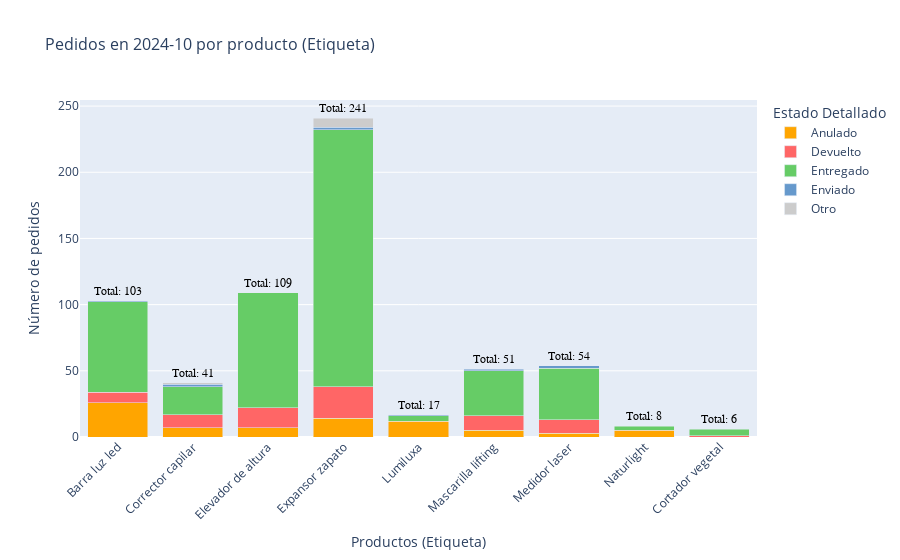
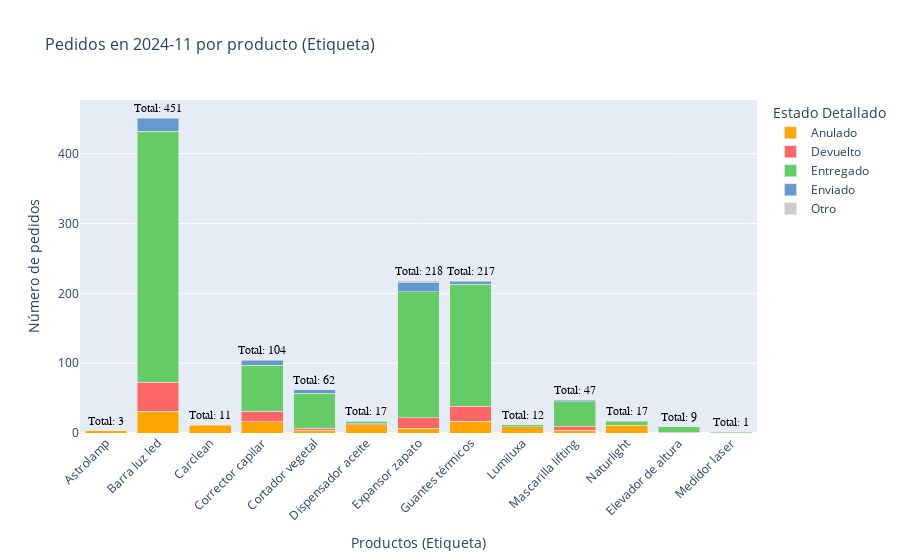
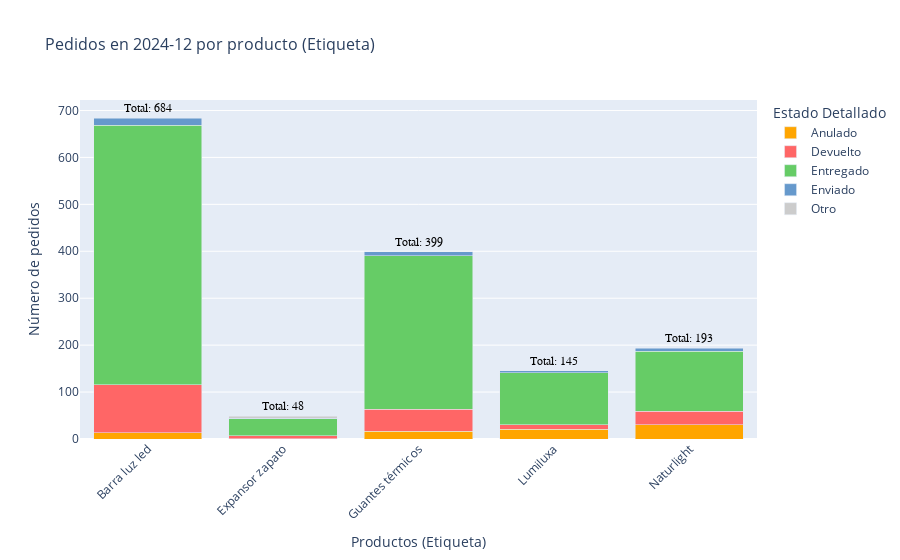
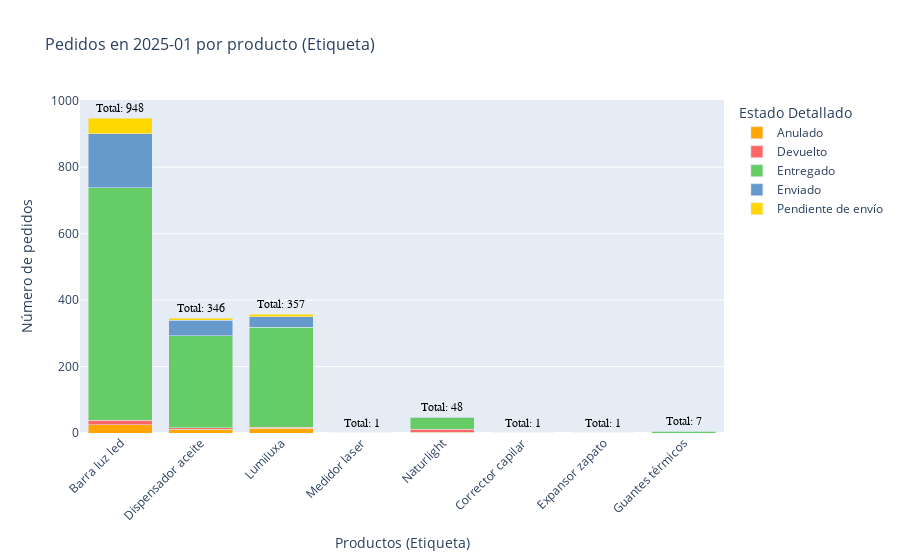

Notebook source saved alongside these figures, in order:
### Code cell
import plotly.express as px
import pandas as pd

def plot_orders_by_month_and_product_plotly(df):
    """
    Genera gráficos por Año y Mes que muestran los pedidos agrupados por productos (Etiqueta) dentro de cada gráfico.
    Cada barra se separa por color en función del Estado Detallado.

    Parámetros:
        df (pd.DataFrame): DataFrame que contiene los datos procesados.

    Retorna:
        None: Muestra los gráficos directamente.
    """
    # Asegurarse de que las columnas necesarias existen
    required_columns = ["Año", "Mes", "Etiqueta", "Estado Detallado"]
    for col in required_columns:
        if col not in df.columns:
            raise ValueError(f"La columna requerida '{col}' no existe en el DataFrame.")

    # Iterar por cada año y mes únicos en los datos
    for año in sorted(df["Año"].unique()):
        for mes in sorted(df["Mes"].unique()):
            # Filtrar los datos para el año y mes actuales
            data_mes = df[(df["Año"] == año) & (df["Mes"] == mes)]

            if not data_mes.empty:
                # Agrupar los datos
                grouped = data_mes.groupby(["Etiqueta", "Estado Detallado"]).size().reset_index(name="Cantidad")

                # Crear el gráfico interactivo con Plotly
                fig = px.bar(
                    grouped,
                    x="Etiqueta",
                    y="Cantidad",
                    color="Estado Detallado",
                    title=f"Pedidos en {año}-{mes:02d} por producto (Etiqueta)",
                    color_discrete_map={
                        "Pendiente de envío": "#FFD700",  # Amarillo
                        "Enviado": "#6699CC",           # Azul
                        "Entregado": "#66CC66",         # Verde brillante
                        "Anulado": "#FFA500",           # Naranja
                        "Devuelto": "#FF6666",          # Rojo claro
                        "Otro": "#CCCCCC"               # Gris
                    },
                    labels={"Cantidad": "Número de pedidos", "Etiqueta": "Productos"},
                    barmode="stack",
                )

                # Agregar texto total encima de cada barra
                grouped_totals = grouped.groupby("Etiqueta")["Cantidad"].sum().reset_index()
                for i, row in grouped_totals.iterrows():
                    fig.add_annotation(
                        x=row["Etiqueta"],
                        y=row["Cantidad"],
                        text=f"Total: {int(row['Cantidad'])}",
                        showarrow=False,
                        yshift=10,
                        font=dict(size=12, color="black", family="Arial"),
                    )

                # Configurar diseño del gráfico
                fig.update_layout(
                    xaxis_title="Productos (Etiqueta)",
                    yaxis_title="Número de pedidos",
                    legend_title="Estado Detallado",
                    title_font_size=16,
                    xaxis_tickangle=-45,
                )

                # Mostrar el gráfico
                fig.show()

# Llama a la función con tu DataFrame
plot_orders_by_month_and_product_plotly(transformed_data)

### Figure 1 — Plotly figure (JSON) as saved in the notebook; plotly's stock layout.template omitted (floating-point values rounded to 4 significant figures)
{"data": [{"alignmentgroup": "True", "hovertemplate": "Estado Detallado=Anulado<br>Productos=%{x}<br>Número de pedidos=%{y}<extra></extra>", "legendgroup": "Anulado", "marker": {"color": "#FFA500", "pattern": {"shape": ""}}, "name": "Anulado", "offsetgroup": "Anulado", "orientation": "v", "showlegend": true, "textposition": "auto", "type": "bar", "x": ["Barra luz led", "Corrector capilar", "Elevador de altura", "Expansor zapato", "Lumiluxa", "Mascarilla lifting", "Medidor laser", "Naturlight"], "xaxis": "x", "y": [26, 7, 7, 14, 12, 5, 3, 5], "yaxis": "y"}, {"alignmentgroup": "True", "hovertemplate": "Estado Detallado=Devuelto<br>Productos=%{x}<br>Número de pedidos=%{y}<extra></extra>", "legendgroup": "Devuelto", "marker": {"color": "#FF6666", "pattern": {"shape": ""}}, "name": "Devuelto", "offsetgroup": "Devuelto", "orientation": "v", "showlegend": true, "textposition": "auto", "type": "bar", "x": ["Barra luz led", "Corrector capilar", "Cortador vegetal", "Elevador de altura", "Expansor zapato", "Mascarilla lifting", "Medidor laser"], "xaxis": "x", "y": [8, 10, 1, 15, 24, 11, 10], "yaxis": "y"}, {"alignmentgroup": "True", "hovertemplate": "Estado Detallado=Entregado<br>Productos=%{x}<br>Número de pedidos=%{y}<extra></extra>", "legendgroup": "Entregado", "marker": {"color": "#66CC66", "pattern": {"shape": ""}}, "name": "Entregado", "offsetgroup": "Entregado", "orientation": "v", "showlegend": true, "textposition": "auto", "type": "bar", "x": ["Barra luz led", "Corrector capilar", "Cortador vegetal", "Elevador de altura", "Expansor zapato", "Lumiluxa", "Mascarilla lifting", "Medidor laser", "Naturlight"], "xaxis": "x", "y": [68, 21, 5, 87, 194, 4, 34, 39, 3], "yaxis": "y"}, {"alignmentgroup": "True", "hovertemplate": "Estado Detallado=Enviado<br>Productos=%{x}<br>Número de pedidos=%{y}<extra></extra>", "legendgroup": "Enviado", "marker": {"color": "#6699CC", "pattern": {"shape": ""}}, "name": "Enviado", "offsetgroup": "Enviado", "orientation": "v", "showlegend": true, "textposition": "auto", "type": "bar", "x": ["Barra luz led", "Corrector capilar", "Expansor zapato", "Lumiluxa", "Mascarilla lifting", "Medidor laser"], "xaxis": "x", "y": [1, 2, 2, 1, 1, 2], "yaxis": "y"}, {"alignmentgroup": "True", "hovertemplate": "Estado Detallado=Otro<br>Productos=%{x}<br>Número de pedidos=%{y}<extra></extra>", "legendgroup": "Otro", "marker": {"color": "#CCCCCC", "pattern": {"shape": ""}}, "name": "Otro", "offsetgroup": "Otro", "orientation": "v", "showlegend": true, "textposition": "auto", "type": "bar", "x": ["Corrector capilar", "Expansor zapato"], "xaxis": "x", "y": [1, 7], "yaxis": "y"}], "layout": {"annotations": [{"font": {"color": "black", "family": "Arial", "size": 12}, "showarrow": false, "text": "Total: 103", "x": "Barra luz led", "y": 103, "yshift": 10}, {"font": {"color": "black", "family": "Arial", "size": 12}, "showarrow": false, "text": "Total: 41", "x": "Corrector capilar", "y": 41, "yshift": 10}, {"font": {"color": "black", "family": "Arial", "size": 12}, "showarrow": false, "text": "Total: 6", "x": "Cortador vegetal", "y": 6, "yshift": 10}, {"font": {"color": "black", "family": "Arial", "size": 12}, "showarrow": false, "text": "Total: 109", "x": "Elevador de altura", "y": 109, "yshift": 10}, {"font": {"color": "black", "family": "Arial", "size": 12}, "showarrow": false, "text": "Total: 241", "x": "Expansor zapato", "y": 241, "yshift": 10}, {"font": {"color": "black", "family": "Arial", "size": 12}, "showarrow": false, "text": "Total: 17", "x": "Lumiluxa", "y": 17, "yshift": 10}, {"font": {"color": "black", "family": "Arial", "size": 12}, "showarrow": false, "text": "Total: 51", "x": "Mascarilla lifting", "y": 51, "yshift": 10}, {"font": {"color": "black", "family": "Arial", "size": 12}, "showarrow": false, "text": "Total: 54", "x": "Medidor laser", "y": 54, "yshift": 10}, {"font": {"color": "black", "family": "Arial", "size": 12}, "showarrow": false, "text": "Total: 8", "x": "Naturlight", "y": 8, "yshift": 10}], "barmode": "stack", "legend": {"title": {"text": "Estado Detallado"}, "tracegroupgap": 0}, "title": {"font": {"size": 16}, "text": "Pedidos en 2024-10 por producto (Etiqueta)"}, "xaxis": {"anchor": "y", "domain": [0, 1], "tickangle": -45, "title": {"text": "Productos (Etiqueta)"}}, "yaxis": {"anchor": "x", "domain": [0, 1], "title": {"text": "Número de pedidos"}}}}

### Figure 2 — Plotly figure (JSON) as saved in the notebook; plotly's stock layout.template omitted (floating-point values rounded to 4 significant figures)
{"data": [{"alignmentgroup": "True", "hovertemplate": "Estado Detallado=Anulado<br>Productos=%{x}<br>Número de pedidos=%{y}<extra></extra>", "legendgroup": "Anulado", "marker": {"color": "#FFA500", "pattern": {"shape": ""}}, "name": "Anulado", "offsetgroup": "Anulado", "orientation": "v", "showlegend": true, "textposition": "auto", "type": "bar", "x": ["Astrolamp", "Barra luz led", "Carclean", "Corrector capilar", "Cortador vegetal", "Dispensador aceite", "Expansor zapato", "Guantes térmicos", "Lumiluxa", "Mascarilla lifting", "Naturlight"], "xaxis": "x", "y": [3, 31, 11, 16, 4, 12, 7, 17, 9, 4, 11], "yaxis": "y"}, {"alignmentgroup": "True", "hovertemplate": "Estado Detallado=Devuelto<br>Productos=%{x}<br>Número de pedidos=%{y}<extra></extra>", "legendgroup": "Devuelto", "marker": {"color": "#FF6666", "pattern": {"shape": ""}}, "name": "Devuelto", "offsetgroup": "Devuelto", "orientation": "v", "showlegend": true, "textposition": "auto", "type": "bar", "x": ["Barra luz led", "Corrector capilar", "Cortador vegetal", "Dispensador aceite", "Elevador de altura", "Expansor zapato", "Guantes térmicos", "Mascarilla lifting"], "xaxis": "x", "y": [42, 15, 3, 1, 1, 15, 21, 6], "yaxis": "y"}, {"alignmentgroup": "True", "hovertemplate": "Estado Detallado=Entregado<br>Productos=%{x}<br>Número de pedidos=%{y}<extra></extra>", "legendgroup": "Entregado", "marker": {"color": "#66CC66", "pattern": {"shape": ""}}, "name": "Entregado", "offsetgroup": "Entregado", "orientation": "v", "showlegend": true, "textposition": "auto", "type": "bar", "x": ["Barra luz led", "Corrector capilar", "Cortador vegetal", "Dispensador aceite", "Elevador de altura", "Expansor zapato", "Guantes térmicos", "Lumiluxa", "Mascarilla lifting", "Medidor laser", "Naturlight"], "xaxis": "x", "y": [359, 66, 50, 3, 8, 180, 175, 3, 35, 1, 6], "yaxis": "y"}, {"alignmentgroup": "True", "hovertemplate": "Estado Detallado=Enviado<br>Productos=%{x}<br>Número de pedidos=%{y}<extra></extra>", "legendgroup": "Enviado", "marker": {"color": "#6699CC", "pattern": {"shape": ""}}, "name": "Enviado", "offsetgroup": "Enviado", "orientation": "v", "showlegend": true, "textposition": "auto", "type": "bar", "x": ["Barra luz led", "Corrector capilar", "Cortador vegetal", "Dispensador aceite", "Expansor zapato", "Guantes térmicos", "Mascarilla lifting"], "xaxis": "x", "y": [19, 7, 5, 1, 14, 4, 2], "yaxis": "y"}, {"alignmentgroup": "True", "hovertemplate": "Estado Detallado=Otro<br>Productos=%{x}<br>Número de pedidos=%{y}<extra></extra>", "legendgroup": "Otro", "marker": {"color": "#CCCCCC", "pattern": {"shape": ""}}, "name": "Otro", "offsetgroup": "Otro", "orientation": "v", "showlegend": true, "textposition": "auto", "type": "bar", "x": ["Expansor zapato"], "xaxis": "x", "y": [2], "yaxis": "y"}], "layout": {"annotations": [{"font": {"color": "black", "family": "Arial", "size": 12}, "showarrow": false, "text": "Total: 3", "x": "Astrolamp", "y": 3, "yshift": 10}, {"font": {"color": "black", "family": "Arial", "size": 12}, "showarrow": false, "text": "Total: 451", "x": "Barra luz led", "y": 451, "yshift": 10}, {"font": {"color": "black", "family": "Arial", "size": 12}, "showarrow": false, "text": "Total: 11", "x": "Carclean", "y": 11, "yshift": 10}, {"font": {"color": "black", "family": "Arial", "size": 12}, "showarrow": false, "text": "Total: 104", "x": "Corrector capilar", "y": 104, "yshift": 10}, {"font": {"color": "black", "family": "Arial", "size": 12}, "showarrow": false, "text": "Total: 62", "x": "Cortador vegetal", "y": 62, "yshift": 10}, {"font": {"color": "black", "family": "Arial", "size": 12}, "showarrow": false, "text": "Total: 17", "x": "Dispensador aceite", "y": 17, "yshift": 10}, {"font": {"color": "black", "family": "Arial", "size": 12}, "showarrow": false, "text": "Total: 9", "x": "Elevador de altura", "y": 9, "yshift": 10}, {"font": {"color": "black", "family": "Arial", "size": 12}, "showarrow": false, "text": "Total: 218", "x": "Expansor zapato", "y": 218, "yshift": 10}, {"font": {"color": "black", "family": "Arial", "size": 12}, "showarrow": false, "text": "Total: 217", "x": "Guantes térmicos", "y": 217, "yshift": 10}, {"font": {"color": "black", "family": "Arial", "size": 12}, "showarrow": false, "text": "Total: 12", "x": "Lumiluxa", "y": 12, "yshift": 10}, {"font": {"color": "black", "family": "Arial", "size": 12}, "showarrow": false, "text": "Total: 47", "x": "Mascarilla lifting", "y": 47, "yshift": 10}, {"font": {"color": "black", "family": "Arial", "size": 12}, "showarrow": false, "text": "Total: 1", "x": "Medidor laser", "y": 1, "yshift": 10}, {"font": {"color": "black", "family": "Arial", "size": 12}, "showarrow": false, "text": "Total: 17", "x": "Naturlight", "y": 17, "yshift": 10}], "barmode": "stack", "legend": {"title": {"text": "Estado Detallado"}, "tracegroupgap": 0}, "title": {"font": {"size": 16}, "text": "Pedidos en 2024-11 por producto (Etiqueta)"}, "xaxis": {"anchor": "y", "domain": [0, 1], "tickangle": -45, "title": {"text": "Productos (Etiqueta)"}}, "yaxis": {"anchor": "x", "domain": [0, 1], "title": {"text": "Número de pedidos"}}}}

### Figure 3 — Plotly figure (JSON) as saved in the notebook; plotly's stock layout.template omitted (floating-point values rounded to 4 significant figures)
{"data": [{"alignmentgroup": "True", "hovertemplate": "Estado Detallado=Anulado<br>Productos=%{x}<br>Número de pedidos=%{y}<extra></extra>", "legendgroup": "Anulado", "marker": {"color": "#FFA500", "pattern": {"shape": ""}}, "name": "Anulado", "offsetgroup": "Anulado", "orientation": "v", "showlegend": true, "textposition": "auto", "type": "bar", "x": ["Barra luz led", "Expansor zapato", "Guantes térmicos", "Lumiluxa", "Naturlight"], "xaxis": "x", "y": [13, 1, 16, 21, 30], "yaxis": "y"}, {"alignmentgroup": "True", "hovertemplate": "Estado Detallado=Devuelto<br>Productos=%{x}<br>Número de pedidos=%{y}<extra></extra>", "legendgroup": "Devuelto", "marker": {"color": "#FF6666", "pattern": {"shape": ""}}, "name": "Devuelto", "offsetgroup": "Devuelto", "orientation": "v", "showlegend": true, "textposition": "auto", "type": "bar", "x": ["Barra luz led", "Expansor zapato", "Guantes térmicos", "Lumiluxa", "Naturlight"], "xaxis": "x", "y": [103, 6, 47, 9, 29], "yaxis": "y"}, {"alignmentgroup": "True", "hovertemplate": "Estado Detallado=Entregado<br>Productos=%{x}<br>Número de pedidos=%{y}<extra></extra>", "legendgroup": "Entregado", "marker": {"color": "#66CC66", "pattern": {"shape": ""}}, "name": "Entregado", "offsetgroup": "Entregado", "orientation": "v", "showlegend": true, "textposition": "auto", "type": "bar", "x": ["Barra luz led", "Expansor zapato", "Guantes térmicos", "Lumiluxa", "Naturlight"], "xaxis": "x", "y": [553, 36, 328, 111, 128], "yaxis": "y"}, {"alignmentgroup": "True", "hovertemplate": "Estado Detallado=Enviado<br>Productos=%{x}<br>Número de pedidos=%{y}<extra></extra>", "legendgroup": "Enviado", "marker": {"color": "#6699CC", "pattern": {"shape": ""}}, "name": "Enviado", "offsetgroup": "Enviado", "orientation": "v", "showlegend": true, "textposition": "auto", "type": "bar", "x": ["Barra luz led", "Expansor zapato", "Guantes térmicos", "Lumiluxa", "Naturlight"], "xaxis": "x", "y": [15, 1, 8, 4, 6], "yaxis": "y"}, {"alignmentgroup": "True", "hovertemplate": "Estado Detallado=Otro<br>Productos=%{x}<br>Número de pedidos=%{y}<extra></extra>", "legendgroup": "Otro", "marker": {"color": "#CCCCCC", "pattern": {"shape": ""}}, "name": "Otro", "offsetgroup": "Otro", "orientation": "v", "showlegend": true, "textposition": "auto", "type": "bar", "x": ["Expansor zapato"], "xaxis": "x", "y": [4], "yaxis": "y"}], "layout": {"annotations": [{"font": {"color": "black", "family": "Arial", "size": 12}, "showarrow": false, "text": "Total: 684", "x": "Barra luz led", "y": 684, "yshift": 10}, {"font": {"color": "black", "family": "Arial", "size": 12}, "showarrow": false, "text": "Total: 48", "x": "Expansor zapato", "y": 48, "yshift": 10}, {"font": {"color": "black", "family": "Arial", "size": 12}, "showarrow": false, "text": "Total: 399", "x": "Guantes térmicos", "y": 399, "yshift": 10}, {"font": {"color": "black", "family": "Arial", "size": 12}, "showarrow": false, "text": "Total: 145", "x": "Lumiluxa", "y": 145, "yshift": 10}, {"font": {"color": "black", "family": "Arial", "size": 12}, "showarrow": false, "text": "Total: 193", "x": "Naturlight", "y": 193, "yshift": 10}], "barmode": "stack", "legend": {"title": {"text": "Estado Detallado"}, "tracegroupgap": 0}, "title": {"font": {"size": 16}, "text": "Pedidos en 2024-12 por producto (Etiqueta)"}, "xaxis": {"anchor": "y", "domain": [0, 1], "tickangle": -45, "title": {"text": "Productos (Etiqueta)"}}, "yaxis": {"anchor": "x", "domain": [0, 1], "title": {"text": "Número de pedidos"}}}}

### Figure 4 — Plotly figure (JSON) as saved in the notebook; plotly's stock layout.template omitted (floating-point values rounded to 4 significant figures)
{"data": [{"alignmentgroup": "True", "hovertemplate": "Estado Detallado=Anulado<br>Productos=%{x}<br>Número de pedidos=%{y}<extra></extra>", "legendgroup": "Anulado", "marker": {"color": "#FFA500", "pattern": {"shape": ""}}, "name": "Anulado", "offsetgroup": "Anulado", "orientation": "v", "showlegend": true, "textposition": "auto", "type": "bar", "x": ["Barra luz led", "Dispensador aceite", "Lumiluxa", "Medidor laser", "Naturlight"], "xaxis": "x", "y": [25, 11, 15, 1, 2], "yaxis": "y"}, {"alignmentgroup": "True", "hovertemplate": "Estado Detallado=Devuelto<br>Productos=%{x}<br>Número de pedidos=%{y}<extra></extra>", "legendgroup": "Devuelto", "marker": {"color": "#FF6666", "pattern": {"shape": ""}}, "name": "Devuelto", "offsetgroup": "Devuelto", "orientation": "v", "showlegend": true, "textposition": "auto", "type": "bar", "x": ["Barra luz led", "Dispensador aceite", "Lumiluxa", "Naturlight"], "xaxis": "x", "y": [14, 5, 2, 9], "yaxis": "y"}, {"alignmentgroup": "True", "hovertemplate": "Estado Detallado=Entregado<br>Productos=%{x}<br>Número de pedidos=%{y}<extra></extra>", "legendgroup": "Entregado", "marker": {"color": "#66CC66", "pattern": {"shape": ""}}, "name": "Entregado", "offsetgroup": "Entregado", "orientation": "v", "showlegend": true, "textposition": "auto", "type": "bar", "x": ["Barra luz led", "Corrector capilar", "Dispensador aceite", "Expansor zapato", "Guantes térmicos", "Lumiluxa", "Naturlight"], "xaxis": "x", "y": [699, 1, 276, 1, 5, 301, 35], "yaxis": "y"}, {"alignmentgroup": "True", "hovertemplate": "Estado Detallado=Enviado<br>Productos=%{x}<br>Número de pedidos=%{y}<extra></extra>", "legendgroup": "Enviado", "marker": {"color": "#6699CC", "pattern": {"shape": ""}}, "name": "Enviado", "offsetgroup": "Enviado", "orientation": "v", "showlegend": true, "textposition": "auto", "type": "bar", "x": ["Barra luz led", "Dispensador aceite", "Guantes térmicos", "Lumiluxa", "Naturlight"], "xaxis": "x", "y": [162, 47, 2, 32, 2], "yaxis": "y"}, {"alignmentgroup": "True", "hovertemplate": "Estado Detallado=Pendiente de envío<br>Productos=%{x}<br>Número de pedidos=%{y}<extra></extra>", "legendgroup": "Pendiente de envío", "marker": {"color": "#FFD700", "pattern": {"shape": ""}}, "name": "Pendiente de envío", "offsetgroup": "Pendiente de envío", "orientation": "v", "showlegend": true, "textposition": "auto", "type": "bar", "x": ["Barra luz led", "Dispensador aceite", "Lumiluxa"], "xaxis": "x", "y": [48, 7, 7], "yaxis": "y"}], "layout": {"annotations": [{"font": {"color": "black", "family": "Arial", "size": 12}, "showarrow": false, "text": "Total: 948", "x": "Barra luz led", "y": 948, "yshift": 10}, {"font": {"color": "black", "family": "Arial", "size": 12}, "showarrow": false, "text": "Total: 1", "x": "Corrector capilar", "y": 1, "yshift": 10}, {"font": {"color": "black", "family": "Arial", "size": 12}, "showarrow": false, "text": "Total: 346", "x": "Dispensador aceite", "y": 346, "yshift": 10}, {"font": {"color": "black", "family": "Arial", "size": 12}, "showarrow": false, "text": "Total: 1", "x": "Expansor zapato", "y": 1, "yshift": 10}, {"font": {"color": "black", "family": "Arial", "size": 12}, "showarrow": false, "text": "Total: 7", "x": "Guantes térmicos", "y": 7, "yshift": 10}, {"font": {"color": "black", "family": "Arial", "size": 12}, "showarrow": false, "text": "Total: 357", "x": "Lumiluxa", "y": 357, "yshift": 10}, {"font": {"color": "black", "family": "Arial", "size": 12}, "showarrow": false, "text": "Total: 1", "x": "Medidor laser", "y": 1, "yshift": 10}, {"font": {"color": "black", "family": "Arial", "size": 12}, "showarrow": false, "text": "Total: 48", "x": "Naturlight", "y": 48, "yshift": 10}], "barmode": "stack", "legend": {"title": {"text": "Estado Detallado"}, "tracegroupgap": 0}, "title": {"font": {"size": 16}, "text": "Pedidos en 2025-01 por producto (Etiqueta)"}, "xaxis": {"anchor": "y", "domain": [0, 1], "tickangle": -45, "title": {"text": "Productos (Etiqueta)"}}, "yaxis": {"anchor": "x", "domain": [0, 1], "title": {"text": "Número de pedidos"}}}}
